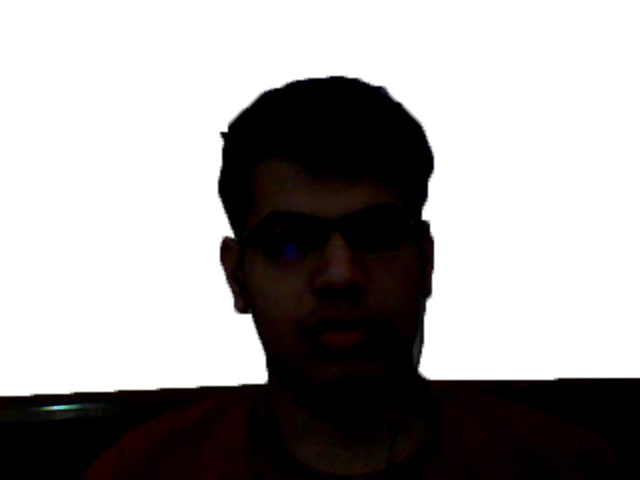
//> input picture GLAT_Application/OpenCV/ObjectDetectionAndTagging/ObjectDetectionAndTagging/Images/face2.jpg, 640 x 480 px
$ ./SURF_Video   (built with g++ and OpenCV 4)
//> lines starting //> are read from the running program, lines starting //| are printed output that depends on the picture
#include <stdio.h>
#include <iostream>
#include <opencv2/core/core.hpp>
#include <opencv2/features2d/features2d.hpp>
#include <opencv2/highgui/highgui.hpp>
#include <opencv2/imgproc/imgproc.hpp>
#include <opencv2/calib3d/calib3d.hpp>
#include <opencv2/xfeatures2d/nonfree.hpp>
#include <opencv2/xfeatures2d.hpp>

using namespace std;
using namespace cv;
using namespace cv::xfeatures2d;
//using namespace xfeatures2d;
void readme();

class ImageFeatures {
	int minHessian = 400;
public:
	Mat image;
	Mat mDescriptors;
	vector<KeyPoint> mKeypoints;
	ImageFeatures() {
	}
	ImageFeatures(Mat image) {
		this->image = image;
		// 1: Detect Keypoints using SURF Detector
		Ptr<SURF> detector = SURF::create(minHessian);
		detector->detect(image, mKeypoints);
		// 2: Calculate descriptor (feature vectors)
		detector->compute(image, mKeypoints, mDescriptors);
	}
};

// [69 lines left out: function surfedImage, not called in this run]
int main(int argc, char** argv)
{
	int i,j;
	String basePath2 = "C:/Users/antar/Documents/GitHub/GLAT/OpenCV/ObjectDetectionAndTagging/ObjectDetectionAndTagging/Images/";
	Mat img_object = imread(basePath2 + "face2.jpg");
//> img_object is the input picture: 480 rows x 640 cols, CV_8UC3; mean B, G, R 158.2, 158.5, 160.9
	resize(img_object, img_object, Size(480, 640));
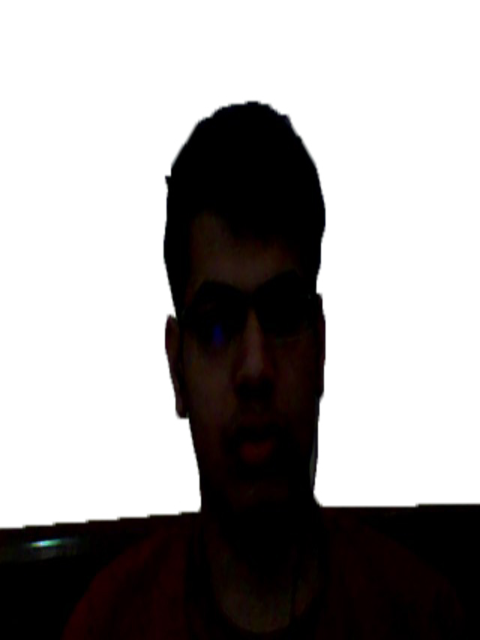
//> img_object: 640 rows x 480 cols, CV_8UC3; mean B, G, R 158.2, 158.5, 160.8
	Mat img_scene;
	Mat img_object_gray, img_scene_gray;
	Mat bgr[3];
	if (!img_object.data){
		cout << " --(!) Error reading images " << endl; return -1;
	}

	// Generate Image features for object to detect
	ImageFeatures object[4];
	// Adding BGR Features
	split(img_object, bgr);
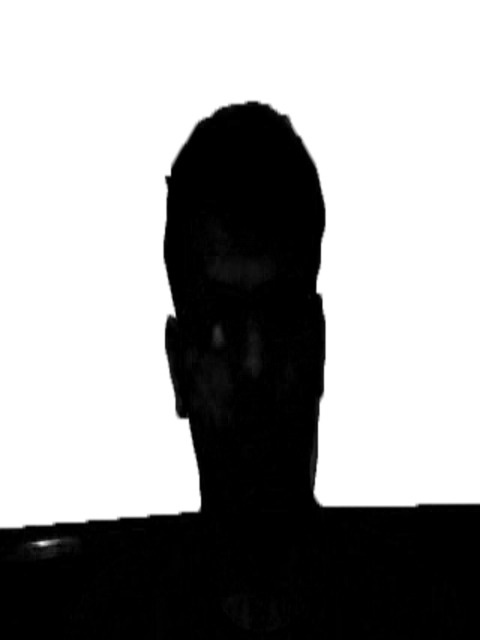
//> bgr[0]: 640 rows x 480 cols, CV_8UC1; min 0, max 255, mean 158.2
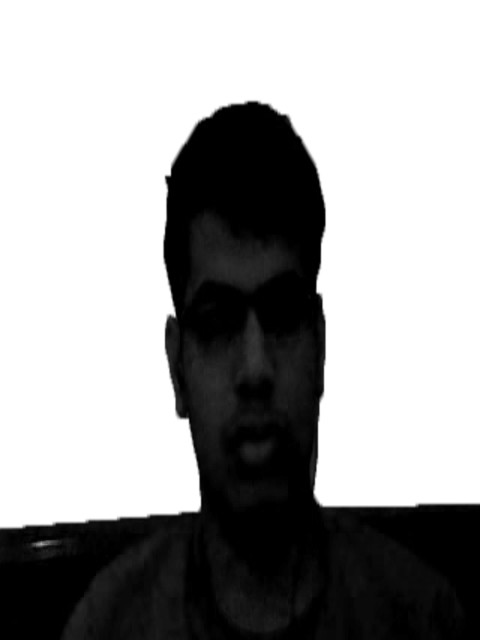
//> bgr[2]: 640 rows x 480 cols, CV_8UC1; min 0, max 255, mean 160.8
	for (i = 0; i < 3; i++) {
//> (the run ends here: the program stops with an error, at `Ptr<SURF> detector = SURF::create(minHessian);`)

$ run again, with GLAT_Application/OpenCV/ObjectDetectionAndTagging/ObjectDetectionAndTagging/Images/face1.jpg copied over GLAT_Application/OpenCV/ObjectDetectionAndTagging/ObjectDetectionAndTagging/Images/face2.jpg
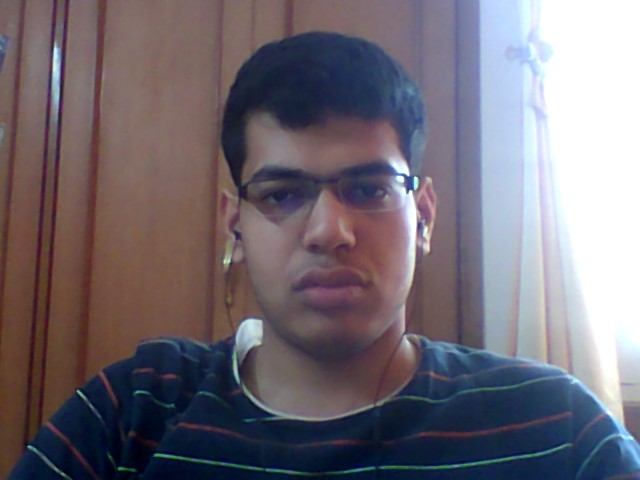
//> input picture GLAT_Application/OpenCV/ObjectDetectionAndTagging/ObjectDetectionAndTagging/Images/face1.jpg, 640 x 480 px
//> img_object is the input picture: 480 rows x 640 cols, CV_8UC3; mean B, G, R 115.6, 106.6, 113.4
//> `resize(img_object, img_object, Size(480, 640));`:
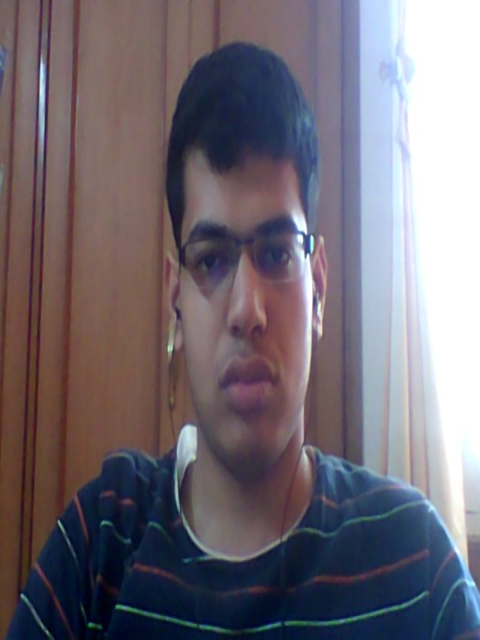
//> img_object: 640 rows x 480 cols, CV_8UC3; mean B, G, R 115.5, 106.6, 113.3
//> `split(img_object, bgr);`:
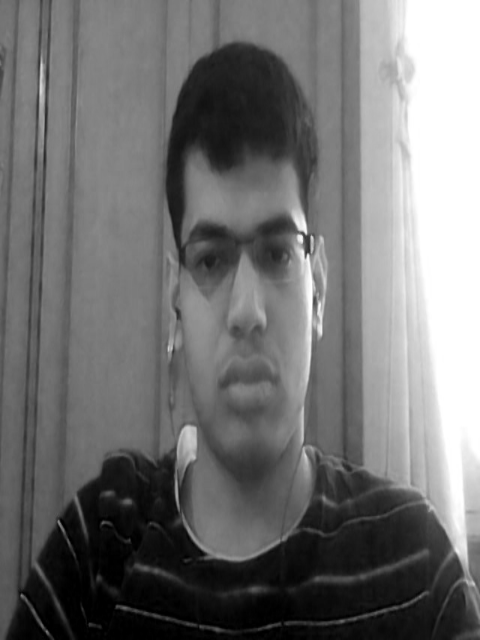
//> bgr[2]: 640 rows x 480 cols, CV_8UC1; min 0, max 255, mean 113.3
